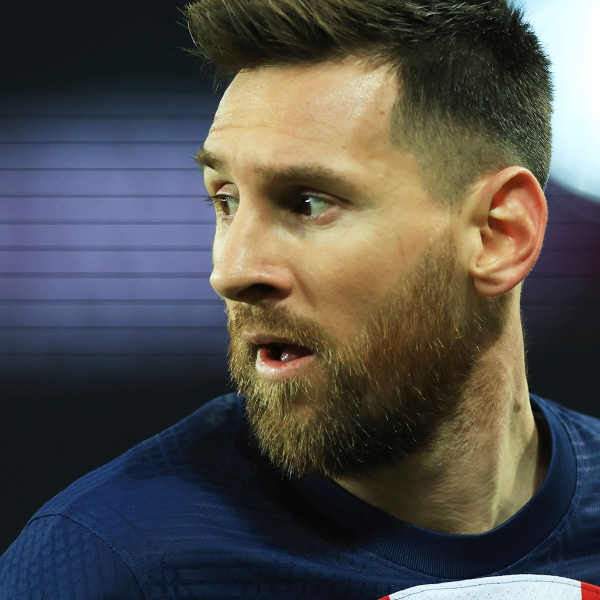
#> input picture test_images/0_Lionel-Messi.jpg, 1200 x 1200 px (shown at 1/2 size); its folder holds only this picture in this run
$ python -i wf_prediction.py   (imports and definitions only)
#> lines starting #> are read from the running program, lines starting #| are printed output that depends on the picture
### wf_ml_training.py
import pywt
import cv2
import os
import shutil
import numpy as np
import sklearn
from sklearn.svm import SVC
from sklearn.preprocessing import StandardScaler
from sklearn.model_selection import train_test_split
from sklearn.pipeline import Pipeline
from sklearn.metrics import classification_report
import pickle
from sklearn import svm
from sklearn.ensemble import RandomForestClassifier
from sklearn.linear_model import LogisticRegression
from sklearn.pipeline import make_pipeline
from sklearn.model_selection import GridSearchCV

def creatingWavelets(img, mode = 'haar', lev = 1):
    featureCoeff= []

    #converting to grayscale
    imArray = cv2.cvtColor(img, cv2.COLOR_RGB2GRAY)

    #converting to float values
    imArray = np.float32(imArray)
    imArray /= 255

    # Extracting Coefficients by wavelet decomposition
    coeffs = pywt.wavedec2(imArray, mode, level=lev)


    cA2 = coeffs[0] # Approximate Coefficients@level 2
    (cH1, cV1, cD1) = coeffs[-1] # Detailed Coefficients@level 1
    (cH2, cV2, cD2) = coeffs[-2] # Deatiled Coefficients@level 2

    #converting coefficeints into list
    coeffs_H = list(coeffs)

    # Processing Approximate Coefficient
    coeffs_H[0] *= 0

    imArray_H = pywt.waverec2(coeffs_H, mode)
    imArray_H *= 255
    imArray_H = np.uint8(imArray_H)


    return img, imArray_H


# [54 lines left out: functions createDataVals, trainSVMModel, tarinRandomForestClassifierModel, tarinLogisticRegressionModel, not called in this run]

### wf_prediction.py
import numpy as np
import base64
import cv2
import os
import pickle
import wf_ml_training as tr
from matplotlib import pyplot as plt


def detect_FaceandEyes(image):
    #creating a grey scale of requested image
    if image is None:
        return None

    gray = cv2.cvtColor(image, cv2.COLOR_BGR2GRAY)

    #face and eyes detection using haarcascades
    face_detector= cv2.CascadeClassifier('./data_original/haarcascades/haarcascade_frontalface_default.xml')
    eyes_detected= cv2.CascadeClassifier('./data_original/haarcascades/haarcascade_eye.xml')
    faces = face_detector.detectMultiScale(gray, 1.3, 5)
    if len(faces) > 0:
        for (x,y,w,h) in faces:
            cv2.rectangle(gray,(x,y),(x+w,y+h),(255,0,0),2)
            roi_gray = gray[y:y+h, x:x+w]
            roi_color = image[y:y+h, x:x+w]
            eyes = eyes_detected.detectMultiScale(roi_gray)
            if len(eyes) >= 2:
                return roi_color
    else:
        face_detector= cv2.CascadeClassifier('./data_original/haarcascades/haarcascade_profileface.xml')
        faces = face_detector.detectMultiScale(gray, 1.3, 5)
        for (x,y,w,h) in faces:
            cv2.rectangle(gray,(x,y),(x+w,y+h),(255,0,0),2)
            roi_gray = gray[y:y+h, x:x+w]
            roi_color = image[y:y+h, x:x+w]
            eyes = eyes_detected.detectMultiScale(roi_gray)
            if len(eyes) >= 0:
                return roi_color


def predictSample():
    cls_PickleModel = pickle.load(open("./models/RandomForest.pkl", "rb"))
#> (reads models/RandomForest.pkl from the repository)

    result= []

    path = './test_images'

    for entry in os.scandir(path):
        image  = detect_FaceandEyes(cv2.imread(entry.path))
#> in detect_FaceandEyes, image is the input picture: shape (1200, 1200, 3); mean B, G, R 75.3, 78.7, 80.4
#> in detect_FaceandEyes, `faces = face_detector.detectMultiScale(gray, 1.3, 5)`: faces = ()
#> in detect_FaceandEyes, `faces = face_detector.detectMultiScale(gray, 1.3, 5)`: faces = [[268, 54, 764, 764]]
#> the loop in detect_FaceandEyes, `for (x,y,w,h) in faces:` made 1 pass
#> (x, y, w, h, eyes) on pass 1: (268, 54, 764, 764, [[528, 94, 22, 22], [244, 260, 176, 176]])
#> pass 1, in detect_FaceandEyes, `roi_color = image[y:y+h, x:x+w]`:
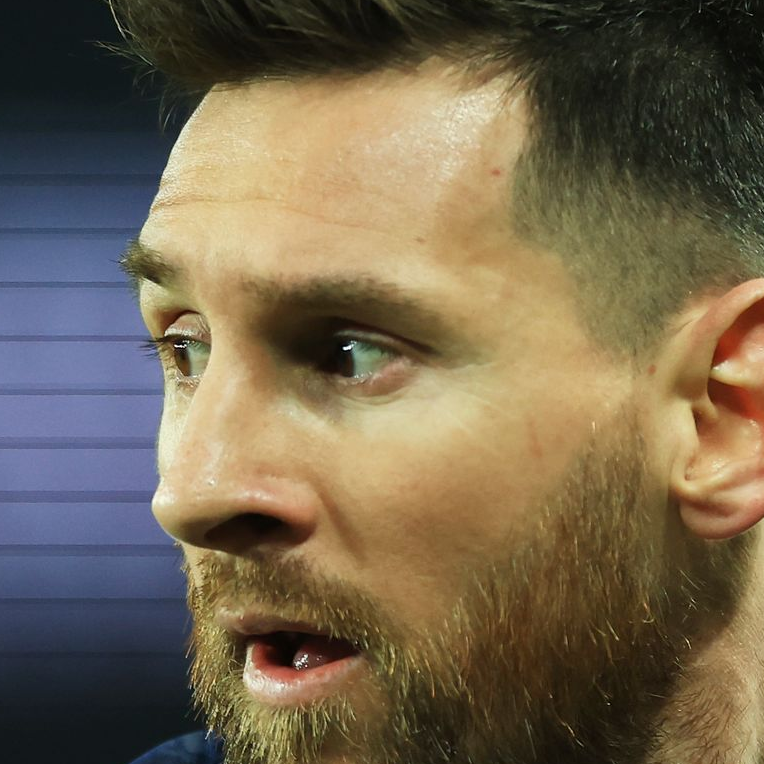
#> roi_color: shape (764, 764, 3); mean B, G, R 78.5, 101.3, 114.5
#> after the loop in detect_FaceandEyes, `for (x,y,w,h) in faces:`:
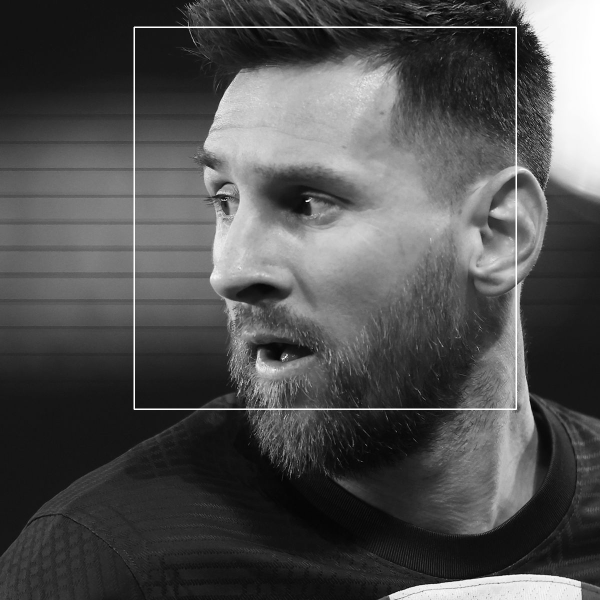
#> gray: shape (1200, 1200) (shown at 1/2 size); min 0, max 255, mean 80
        if image is None:
            continue
        img, imgHar = tr.creatingWavelets(image, 'db2', 3)
#> in creatingWavelets, `coeffs = pywt.wavedec2(imArray, mode, level=lev)`: coeffs = 4 items
#> in creatingWavelets, `cA2 = coeffs[0]`:
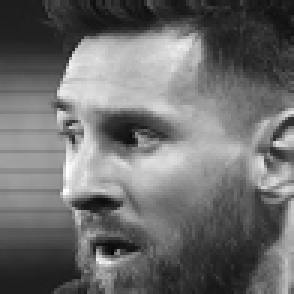
#> cA2: shape (98, 98) float32 (shown 3 times larger); min -0.162, max 7.11, mean 2.96; drawn with min black and max white
#> in creatingWavelets, `(cH1, cV1, cD1) = coeffs[-1]`:
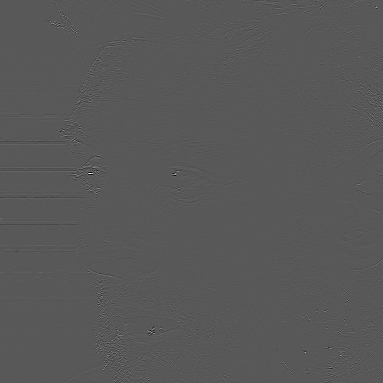
#> cH1: shape (383, 383) float32; min -0.438, max 0.822, mean -5.05e-05; drawn with min black and max white
#> in creatingWavelets, `(cH2, cV2, cD2) = coeffs[-2]`:
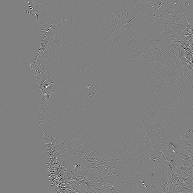
#> cD2: shape (193, 193) float32; min -0.513, max 0.503, mean -0.000119; drawn with min black and max white
#> in creatingWavelets, `imArray_H = np.uint8(imArray_H)`:
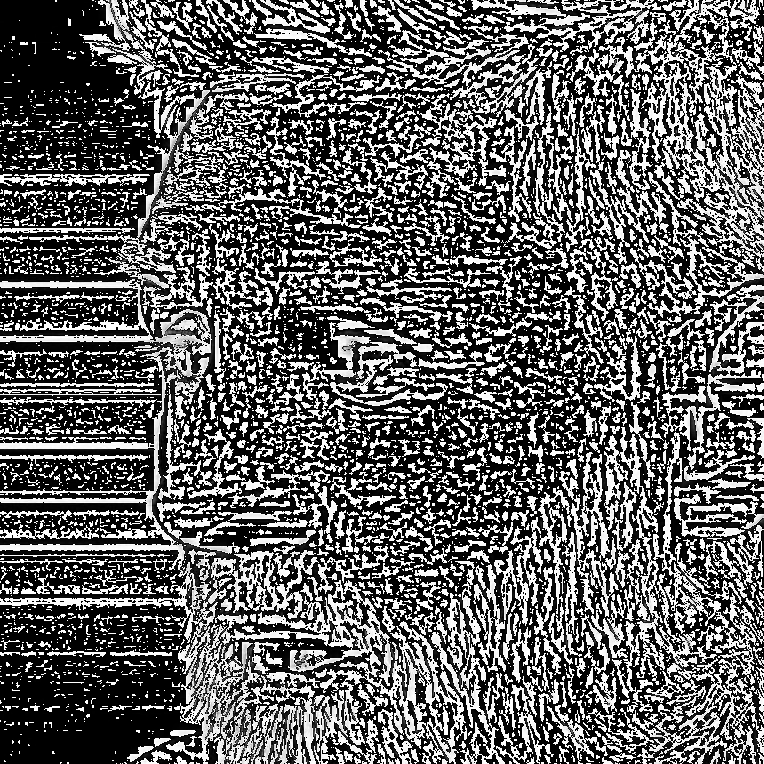
#> imArray_H: shape (764, 764); min 0, max 255, mean 98.5
        scaledRawimage= cv2.resize(img, (32, 32))
        scaledHaarImage = cv2.resize(imgHar, (32, 32))
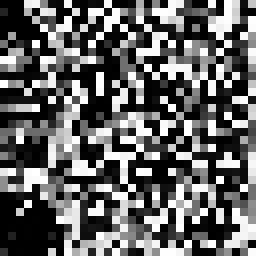
#> scaledHaarImage: shape (32, 32) (shown 8 times larger); min 0, max 255, mean 99.1
        combinedImage = np.vstack((scaledRawimage.reshape(32*32*3,1), scaledHaarImage.reshape(32*32,1)))
#> combinedImage = 4096 values, max 255 at index 3100, min 0 at index 3072, mean 98.18

        len_image_array = 32*32*3 + 32*32

        final = combinedImage.reshape(1,len_image_array).astype(float)

#> (the run stopped early here; a loop or call above may not have finished)
